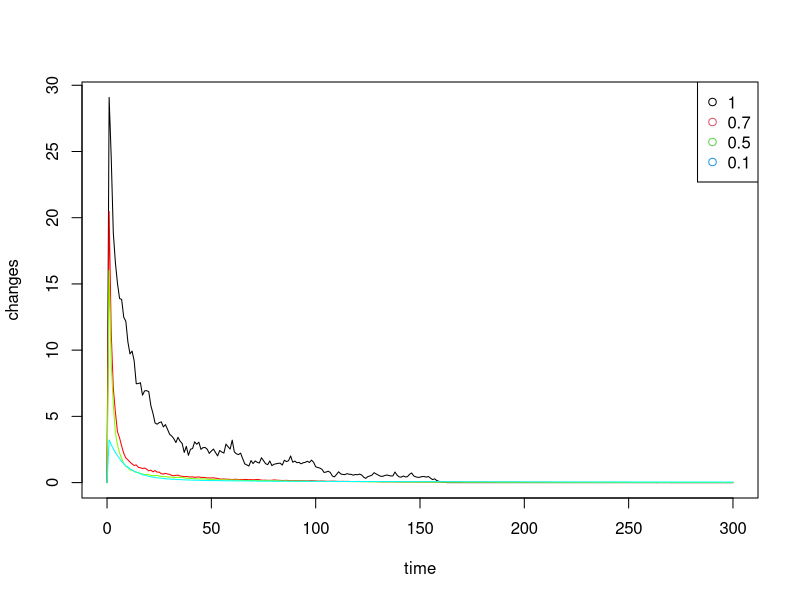

Write R code to recreate this figure.
spatial <- read.csv(file="changes-1-oneneighbor.csv",head=TRUE,sep=",")
spatial1 <- read.csv(file="changes-5-oneneighbor.csv",head=TRUE,sep=",")
spatial2 <- read.csv(file="changes-7-oneneighbor.csv",head=TRUE,sep=",")
spatial3 <- read.csv(file="changes-10-oneneighbor.csv",head=TRUE,sep=",")
plot_colors <- rainbow(4)
matplot(c(0:300), rowMeans(spatial3), type="l", lty = 1, xlab = "time", ylab = "changes")
with(spatial2, lines(c(0:300), rowMeans(spatial2), col = plot_colors[1]))
with(spatial1, lines(c(0:300), rowMeans(spatial1), col = plot_colors[2]))
with(spatial, lines(c(0:300), rowMeans(spatial), col = plot_colors[3]))
legend("topright", legend = c("1", "0.7", "0.5", "0.1"), col=1:4, pch=1)
